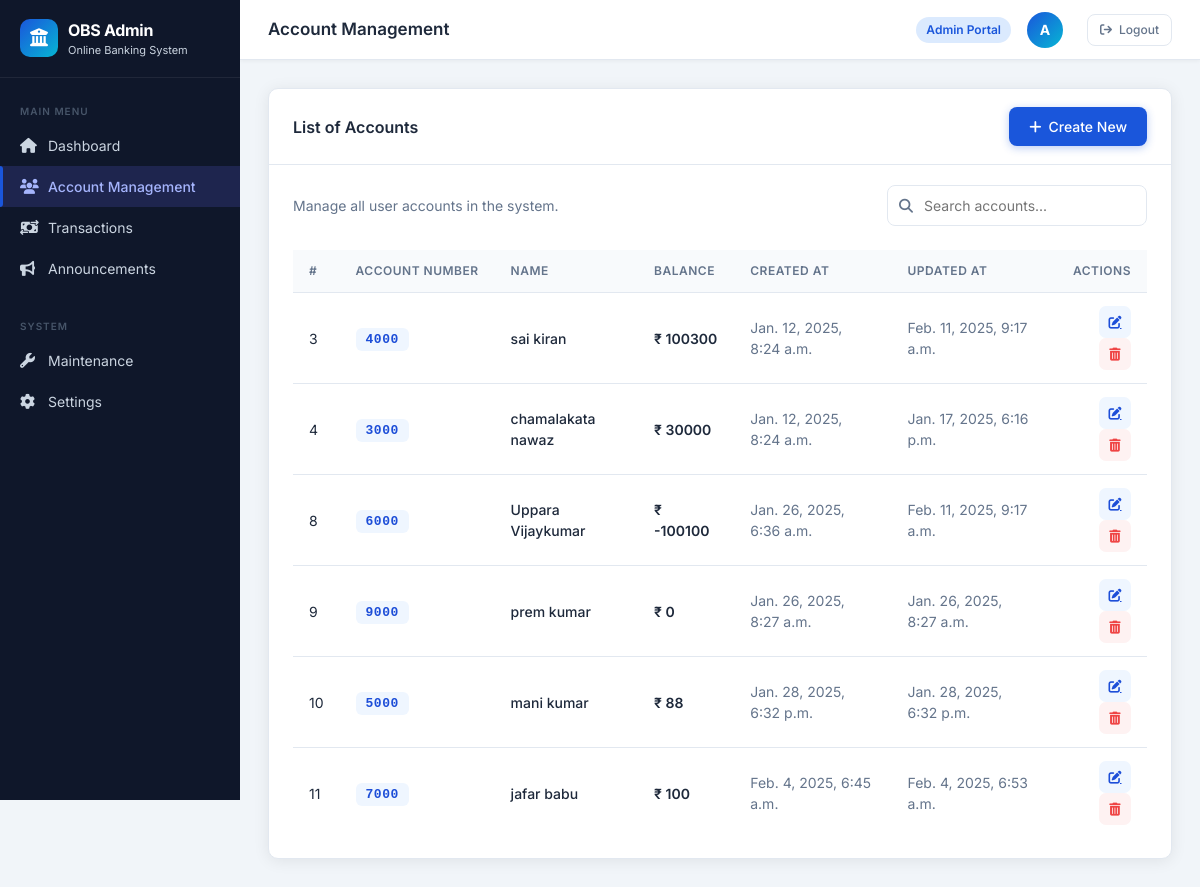
/account/, run on an earlier commit of the app's database.
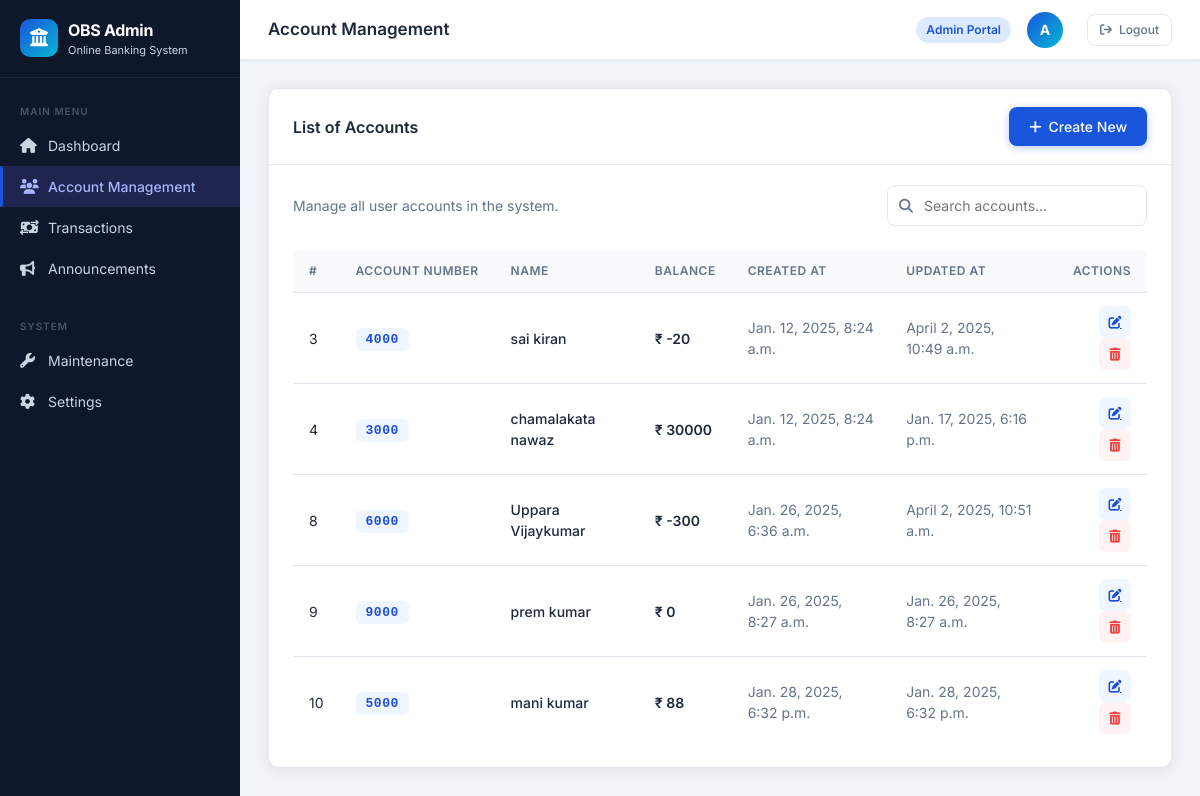
And on a later commit of the database.
### application/models.py (models this page shows)
class account(models.Model):
    Account_number=models.CharField(max_length=50)
    First_name=models.CharField(max_length=50)
    Middle_name=models.CharField(max_length=50,blank=True)
    Last_name=models.CharField(max_length=50,blank=True)
    Email=models.EmailField(max_length=254)
    Password=models.CharField(max_length=50)
    Pin=models.CharField(max_length=50)
    Current_balance=models.IntegerField(default=0)
    Created_at=models.DateTimeField(auto_now_add=True)
    Updated_at=models.DateTimeField(auto_now=True)
    Deposit_amount=models.IntegerField(default=0)
    Dep_date=models.DateTimeField(auto_now_add=True)
    Withdraw_amount=models.IntegerField(default=0)
    With_date=models.DateTimeField(auto_now_add=True)
    Transfor_amount_from=models.IntegerField(default=0)

### application/views.py (the view)
# urls.py: path('account/', views.accounts, name='account'),
def accounts(request):
  query=request.GET.get('query','')
  if query:
    x=account.objects.filter(First_name=query)
  else:
    x=account.objects.all()
  return render(request,'account.html',{'x':x,'query':query})

### template/account.html (shortened to what the changed rows need)
<!DOCTYPE html>
{% load static %}
<html lang="en">
<head>
  <link rel="stylesheet" href="https://cdn.jsdelivr.net/npm/bootstrap@5.3.2/dist/css/bootstrap.min.css">
  <link rel="stylesheet" href="https://cdnjs.cloudflare.com/ajax/libs/font-awesome/6.5.0/css/all.min.css">
  <link href="{% static 'css/dash.css' %}" rel="stylesheet">
</head>
<body>
<div class="obs-wrapper">
  <main class="obs-main">
    <div class="obs-content">
      <div class="obs-card mb-4">
        <div class="obs-card-body">
          <div class="obs-table-wrap">
            <table class="obs-table">
              <thead>
                <tr>
                  <th>#</th>
                  <th>Account Number</th>
                  <th>Name</th>
                  <th>Balance</th>
                  <th>Created At</th>
                  <th>Updated At</th>
                  <th class="text-end">Actions</th>
                </tr>
              </thead>
              <tbody>
                {% if x %}
                  {% for i in x %}
                  <tr>
                    <td>{{ i.id }}</td>
                    <td><span class="acc-badge">{{ i.Account_number }}</span></td>
                    <td style="font-weight: 500;">{{ i.First_name }} {{ i.Middle_name }} {{ i.Last_name }}</td>
                    <td style="font-weight: 600;">₹ {{ i.Current_balance }}</td>
                    <td style="color: var(--text-muted);">{{ i.Created_at }}</td>
                    <td style="color: var(--text-muted);">{{ i.Updated_at }}</td>
                    <td class="text-end">
                      <a href="{% url 'up_account' i.id %}" class="obs-btn-icon action-edit" title="Edit">
                        <i class="fa-solid fa-pen-to-square"></i>
                      </a>
                      <a href="{% url 'del_account' i.id %}" class="obs-btn-icon action-delete ms-1" title="Delete">
                        <i class="fa-solid fa-trash-can"></i>
                      </a>
                    </td>
                  </tr>
                  {% endfor %}
                {% else %}
                  <tr>
                    <td colspan="7" class="text-center py-4" style="color: var(--text-muted);">No accounts found.</td>
                  </tr>
                {% endif %}
              </tbody>
            </table>
          </div>
        </div>
      </div>
    </div>
  </main>
</div>
</body>
</html>

What changed in the data, as far as the page shows it:
removed account: id "11", Account_number "7000", First_name "jafar", Middle_name "babu", Current_balance "100", Created_at "Feb. 4, 2025, 6:45 a.m.", Updated_at "Feb. 4, 2025, 6:53 a.m."
changed account "sai": Current_balance "100300" → "-20"; Updated_at "Feb. 11, 2025, 9:17 a.m." → "April 2, 2025, 10:49 a.m."
changed account "Uppara": Current_balance "-100100" → "-300"; Updated_at "Feb. 11, 2025, 9:17 a.m." → "April 2, 2025, 10:51 a.m."
